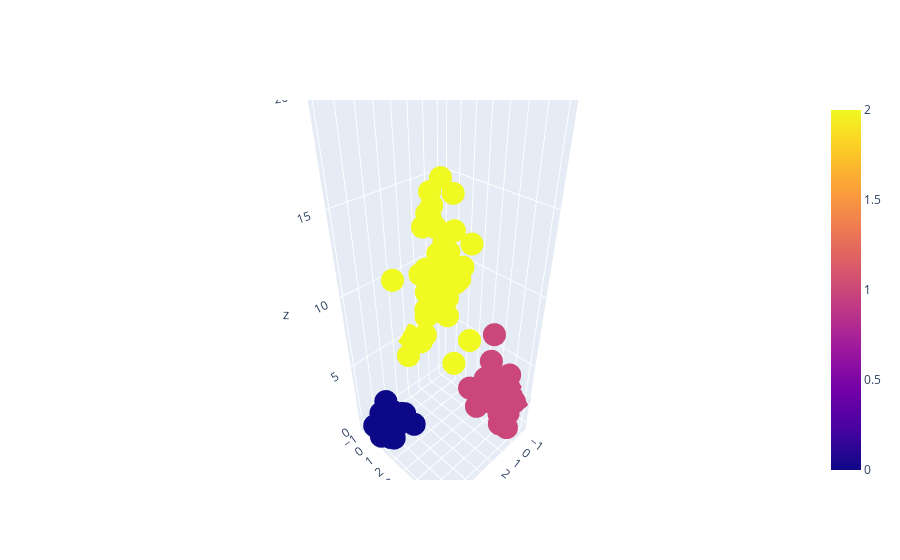

Here is the notebook cell this chart was saved with:
### Code cell
go.Figure(data=go.Scatter3d(x=X_1,y=X_2,z=S,mode="markers",marker={"color":res, 'coloraxis':'coloraxis'}),)
